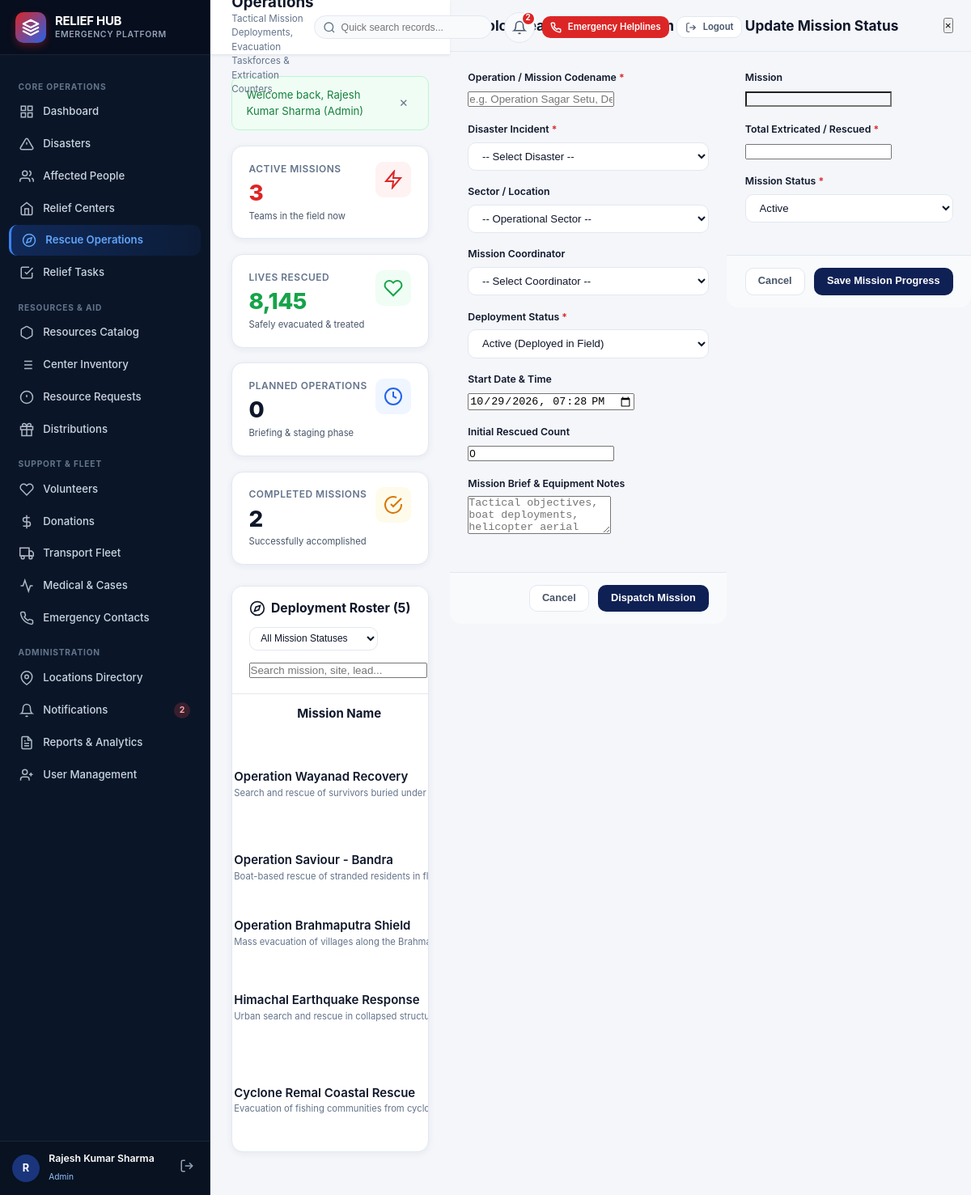
Screenshot of /rescue_operations.php (signed in) with the database file from the repository.
### tables this page shows
CREATE TABLE IF NOT EXISTS users (
    user_id INT PRIMARY KEY AUTO_INCREMENT,
    role_id INT NOT NULL,
    full_name VARCHAR(100) NOT NULL,
    email VARCHAR(150) NOT NULL UNIQUE,
    phone VARCHAR(20),
    password VARCHAR(255) NOT NULL,
    address TEXT,
    status ENUM('active', 'inactive', 'suspended') DEFAULT 'active',
    created_at TIMESTAMP DEFAULT CURRENT_TIMESTAMP,
    FOREIGN KEY (role_id) REFERENCES roles(role_id) ON DELETE RESTRICT
);

CREATE TABLE IF NOT EXISTS roles (
    role_id INT PRIMARY KEY AUTO_INCREMENT,
    role_name VARCHAR(50) NOT NULL UNIQUE,
    description TEXT
);

CREATE TABLE IF NOT EXISTS rescue_operations (
    operation_id INT PRIMARY KEY AUTO_INCREMENT,
    disaster_id INT NOT NULL,
    location_id INT,
    operation_name VARCHAR(200) NOT NULL,
    description TEXT,
    start_time DATETIME,
    end_time DATETIME,
    people_rescued INT DEFAULT 0,
    status ENUM('Planned', 'Active', 'Completed', 'Cancelled') DEFAULT 'Planned',
    coordinator_id INT,
    created_at TIMESTAMP DEFAULT CURRENT_TIMESTAMP,
    updated_at TIMESTAMP DEFAULT CURRENT_TIMESTAMP ON UPDATE CURRENT_TIMESTAMP,
    FOREIGN KEY (disaster_id) REFERENCES disasters(disaster_id) ON DELETE CASCADE,
    FOREIGN KEY (location_id) REFERENCES locations(location_id) ON DELETE SET NULL,
    FOREIGN KEY (coordinator_id) REFERENCES users(user_id) ON DELETE SET NULL,
    INDEX idx_operation_status (status)
);

### rescue_operations.php (the view, shortened to what the rows shown need)
<?php
require_once __DIR__ . '/config/db.php';
require_once __DIR__ . '/config/auth.php';
$pdo = getDB();
$coordinators = $pdo->query("SELECT u.user_id, u.full_name, r.role_name FROM users u JOIN roles r ON u.role_id = r.role_id WHERE r.role_name IN ('Admin', 'Disaster Coordinator') ORDER BY u.full_name ASC")->fetchAll();
$sql = "
    SELECT ro.*, d.disaster_name, l.location_name, l.city, l.state, u.full_name as coordinator_name
    FROM rescue_operations ro
    JOIN disasters d ON ro.disaster_id = d.disaster_id
    LEFT JOIN locations l ON ro.location_id = l.location_id
    LEFT JOIN users u ON ro.coordinator_id = u.user_id
    WHERE 1=1
";
$params = [];
$sql .= " ORDER BY FIELD(ro.status, 'Active', 'Planned', 'Completed', 'Cancelled'), ro.start_time DESC";
$stmt = $pdo->prepare($sql);
$stmt->execute($params);
$operations = $stmt->fetchAll();
require_once __DIR__ . '/includes/header.php';
require_once __DIR__ . '/includes/sidebar.php';
?>
<div class="main-wrapper">
  <?php require_once __DIR__ . '/includes/topbar.php'; ?>
  <div class="card">
    <div class="table-responsive">
      <table class="table">
        <thead>
          <tr>
            <th>Mission Name</th>
          </tr>
        </thead>
        <tbody>
          <?php if (empty($operations)): ?>
            <tr>
              <td colspan="8" style="text-align: center; color: var(--text-muted); padding: 2.5rem;">
                No search and rescue missions found.
              </td>
            </tr>
          <?php else: ?>
            <?php foreach ($operations as $op):
            ?>
              <tr>
                <td>
                  <div style="font-weight: 600; color: var(--navy-900);"><?= htmlspecialchars($op['operation_name']) ?></div>
                  <?php if (!empty($op['description'])): ?>
                    <div style="font-size: 0.75rem; color: var(--text-muted); max-width: 260px; white-space: nowrap; overflow: hidden; text-overflow: ellipsis;">
                      <?= htmlspecialchars($op['description']) ?>
                    </div>
                  <?php endif; ?>
                </td>
              </tr>
            <?php endforeach; ?>
          <?php endif; ?>
        </tbody>
      </table>
    </div>
  </div>
</div>
<?php require_once __DIR__ . '/includes/footer.php'; ?>

### includes/sidebar.php (shortened to what the rows shown need)
<?php
$user = currentUser();
?>
<aside class="sidebar" id="sidebar">
  <?php if ($user): ?>
  <div class="sidebar-footer">
    <div class="user-avatar">
      <?= strtoupper(substr($user['full_name'], 0, 1)) ?>
    </div>
    <div class="user-info">
      <div class="user-name" title="<?= escape($user['full_name']) ?>"><?= escape($user['full_name']) ?></div>
      <span class="user-role-badge"><?= escape($user['role_name']) ?></span>
    </div>
    <a href="logout.php" title="Sign Out" style="color: #94a3b8; padding: 4px;">
      <svg width="18" height="18" viewBox="0 0 24 24" fill="none" stroke="currentColor" stroke-width="2"><path d="M9 21H5a2 2 0 0 1-2-2V5a2 2 0 0 1 2-2h4"/><polyline points="16 17 21 12 16 7"/><line x1="21" y1="12" x2="9" y2="12"/></svg>
    </a>
  </div>
  <?php endif; ?>
</aside>

### rows the page displays
users: full_name "R", full_name "Rajesh Kumar Sharma"
roles: role_name "Admin"
rescue_operations: operation_name "Operation Wayanad Recovery", description "Search and rescue of survivors buried under la…"
rescue_operations: operation_name "Operation Saviour - Bandra", description "Boat-based rescue of stranded residents in flo…"
rescue_operations: operation_name "Operation Brahmaputra Shield", description "Mass evacuation of villages along the Brahma…"
rescue_operations: operation_name "Himachal Earthquake Response", description "Urban search and rescue in collapsed structur…"
rescue_operations: operation_name "Cyclone Remal Coastal Rescue", description "Evacuation of fishing communities from cyclon…"

### other values shown
$unreadCount "2"
$pageSubtitle "Tactical Mission Deployments, Evacuation Taskforces & Extrication Counters"
$topUnread "2"
$msg "Welcome back, Rajesh Kumar Sharma (Admin)"
$activeOps "3"
$totalRescued "8,145"
$plannedOps "0"
$completedOps "2"
count($operations) "5"
